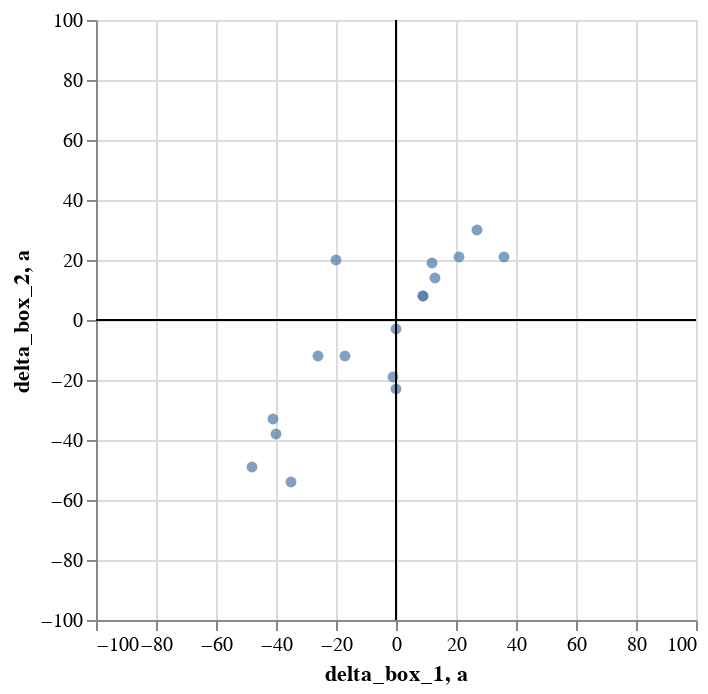

This figure's notebook cell:
### Code cell
line_base = alt.Chart().transform_calculate(
    a = '0'
).mark_rule()
alt.Chart(stossel_df).mark_circle().encode(
    alt.X("delta_box_1:Q").scale(domain=[-100, 100]),
    alt.Y("delta_box_2:Q").scale(domain=[-100, 100])
) + line_base.encode(x='a:Q') + line_base.encode(y='a:Q')

### Figure 1 — Vega-Lite specification as saved in the notebook (floating-point values rounded to 4 significant figures)
{"config": {"view": {"continuousWidth": 300, "continuousHeight": 300}}, "layer": [{"data": {"name": "data-e54f986575d56659b61bbe49ee7712d5"}, "mark": {"type": "circle"}, "encoding": {"x": {"field": "delta_box_1", "scale": {"domain": [-100, 100]}, "type": "quantitative"}, "y": {"field": "delta_box_2", "scale": {"domain": [-100, 100]}, "type": "quantitative"}}}, {"data": {"name": "empty"}, "mark": {"type": "rule"}, "encoding": {"x": {"field": "a", "type": "quantitative"}}, "transform": [{"calculate": "0", "as": "a"}]}, {"data": {"name": "empty"}, "mark": {"type": "rule"}, "encoding": {"y": {"field": "a", "type": "quantitative"}}, "transform": [{"calculate": "0", "as": "a"}]}], "$schema": "https://vega.github.io/schema/vega-lite/v5.8.0.json", "datasets": {"data-e54f986575d56659b61bbe49ee7712d5": [{"date_time": "2/1/2023 16:30:00", "delta_box_1": -1.0, "delta_box_2": -19.0, "time": "2023-02-01T16:30:00", "delta_box_mean": -10.0, "delta_box_mean_mm": -0.01003}, {"date_time": "2/3/2023 7:58:00", "delta_box_1": -20.0, "delta_box_2": 20.0, "time": "2023-02-03T07:58:00", "delta_box_mean": 0.0, "delta_box_mean_mm": 0.0}, {"date_time": "2/3/2023 16:26:00", "delta_box_1": 0.0, "delta_box_2": -23.0, "time": "2023-02-03T16:26:00", "delta_box_mean": -11.5, "delta_box_mean_mm": -0.01153}, {"date_time": "2/4/2023 7:55:00", "delta_box_1": 21.0, "delta_box_2": 21.0, "time": "2023-02-04T07:55:00", "delta_box_mean": 21.0, "delta_box_mean_mm": 0.02106}, {"date_time": "2/4/2023 16:30:00", "delta_box_1": -48.0, "delta_box_2": -49.0, "time": "2023-02-04T16:30:00", "delta_box_mean": -48.5, "delta_box_mean_mm": -0.04865}, {"date_time": "2/5/2023 8:02:00", "delta_box_1": 13.0, "delta_box_2": 14.0, "time": "2023-02-05T08:02:00", "delta_box_mean": 13.5, "delta_box_mean_mm": 0.01354}, {"date_time": "2/7/2023 17:28:00", "delta_box_1": -35.0, "delta_box_2": -54.0, "time": "2023-02-07T17:28:00", "delta_box_mean": -44.5, "delta_box_mean_mm": -0.04463}, {"date_time": "2/10/2023 8:00:00", "delta_box_1": 12.0, "delta_box_2": 19.0, "time": "2023-02-10T08:00:00", "delta_box_mean": 15.5, "delta_box_mean_mm": 0.01555}, {"date_time": "2/10/2023 17:30:00", "delta_box_1": -26.0, "delta_box_2": -12.0, "time": "2023-02-10T17:30:00", "delta_box_mean": -19.0, "delta_box_mean_mm": -0.01906}, {"date_time": "2/11/2023 8:00:00", "delta_box_1": 27.0, "delta_box_2": 30.0, "time": "2023-02-11T08:00:00", "delta_box_mean": 28.5, "delta_box_mean_mm": 0.02859}, {"date_time": "2/11/2023 17:30:00", "delta_box_1": -41.0, "delta_box_2": -33.0, "time": "2023-02-11T17:30:00", "delta_box_mean": -37.0, "delta_box_mean_mm": -0.03711}, {"date_time": "2/12/2023 7:15:00", "delta_box_1": 0.0, "delta_box_2": -3.0, "time": "2023-02-12T07:15:00", "delta_box_mean": -1.5, "delta_box_mean_mm": -0.001505}, {"date_time": "2/12/2023 17:10:00", "delta_box_1": -40.0, "delta_box_2": -38.0, "time": "2023-02-12T17:10:00", "delta_box_mean": -39.0, "delta_box_mean_mm": -0.03912}, {"date_time": "2/13/2023 7:50:00", "delta_box_1": 9.0, "delta_box_2": 8.0, "time": "2023-02-13T07:50:00", "delta_box_mean": 8.5, "delta_box_mean_mm": 0.008526}, {"date_time": "2/17/2023 7:50:00", "delta_box_1": 9.0, "delta_box_2": 8.0, "time": "2023-02-17T07:50:00", "delta_box_mean": 8.5, "delta_box_mean_mm": 0.008526}, {"date_time": "2/17/2023 17:05:00", "delta_box_1": -17.0, "delta_box_2": -12.0, "time": "2023-02-17T17:05:00", "delta_box_mean": -14.5, "delta_box_mean_mm": -0.01454}, {"date_time": "2/18/2023 8:10:00", "delta_box_1": 36.0, "delta_box_2": 21.0, "time": "2023-02-18T08:10:00", "delta_box_mean": 28.5, "delta_box_mean_mm": 0.02859}], "empty": [{}]}}
